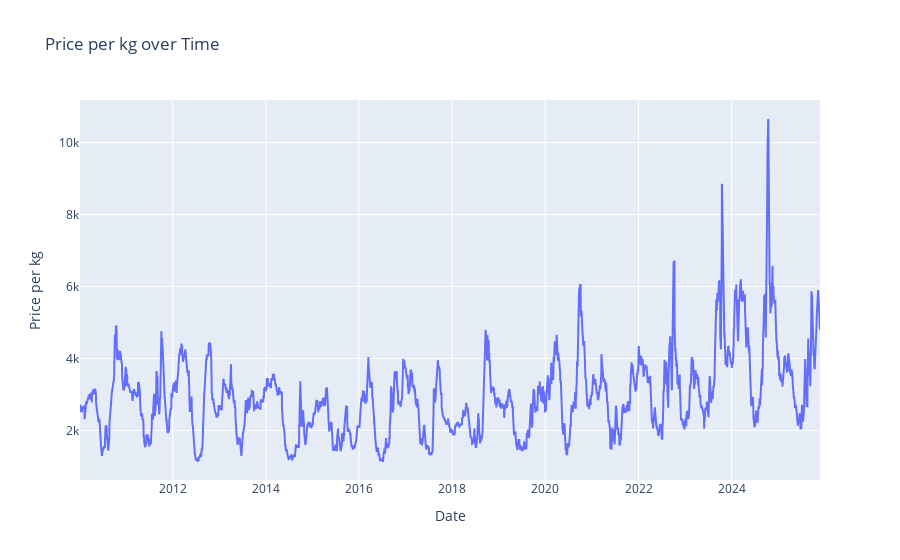

Notebook code for this chart:
### Code cell
## check line plot using plotly go
import plotly.graph_objects as go
fig = go.Figure()
fig.add_trace(go.Scatter(x=df_clean.index, y=df_clean['price_per_kg'], mode='lines', name='Price per kg'))
fig.update_layout(title='Price per kg over Time', xaxis_title='Date', yaxis_title='Price per kg')
fig.show()

### Figure 1 — Plotly figure (JSON) as saved in the notebook; plotly's stock layout.template omitted (floating-point values rounded to 4 significant figures; data arrays with more than 128 entries replaced by an {"elided": "..."} marker saying what was removed)
{"data": [{"mode": "lines", "name": "Price per kg", "type": "scatter", "x": {"elided": "5804 str values"}, "y": {"elided": "5804 float values"}}], "layout": {"title": {"text": "Price per kg over Time"}, "xaxis": {"title": {"text": "Date"}}, "yaxis": {"title": {"text": "Price per kg"}}}}
